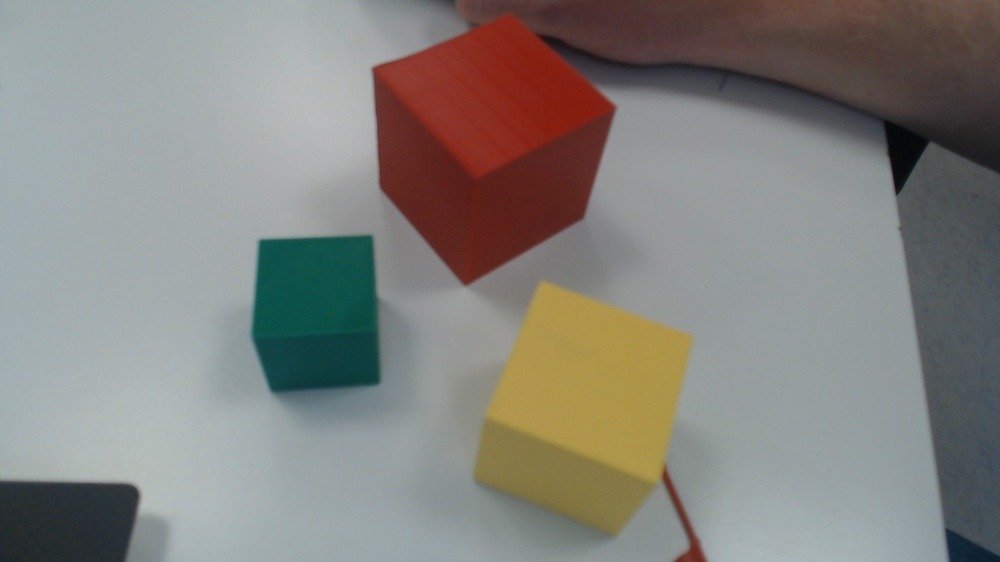
#> input picture TyperogFormater/Lek6/WIN_20230927_12_19_33_Pro.jpg, 1000 x 562 px, shrunk from 1920 x 1080 before the run, given in place of the camera
$ python 'Color detection.py'
#> lines starting #> are read from the running program, lines starting #| are printed output that depends on the picture; after the words box and inside, x2 and y2 are one past the last pixel; in counts of white or black regions, pixels touching at a corner belong together
import numpy
import numpy as np
import cv2

# Capturing video through webcam
webcam = cv2.VideoCapture(0, cv2.CAP_DSHOW)


while (1):
    # Reading the video from the
    # webcam in image frames
    _, imageFrame = webcam.read()
#> imageFrame is the input picture: shape (562, 1000, 3); mean B, G, R 126.2, 130.6, 132.4


    HSV_image = cv2.cvtColor(imageFrame, cv2.COLOR_BGR2HSV)
#> HSV_image: shape (562, 1000, 3); mean H, S, V 76.2, 48.6, 141
    # GUL isoleret
    lower_bound = numpy.array([20, 50, 50])
    upper_bound = numpy.array([35, 255, 255])

    mask = cv2.inRange(HSV_image, lower_bound, upper_bound)
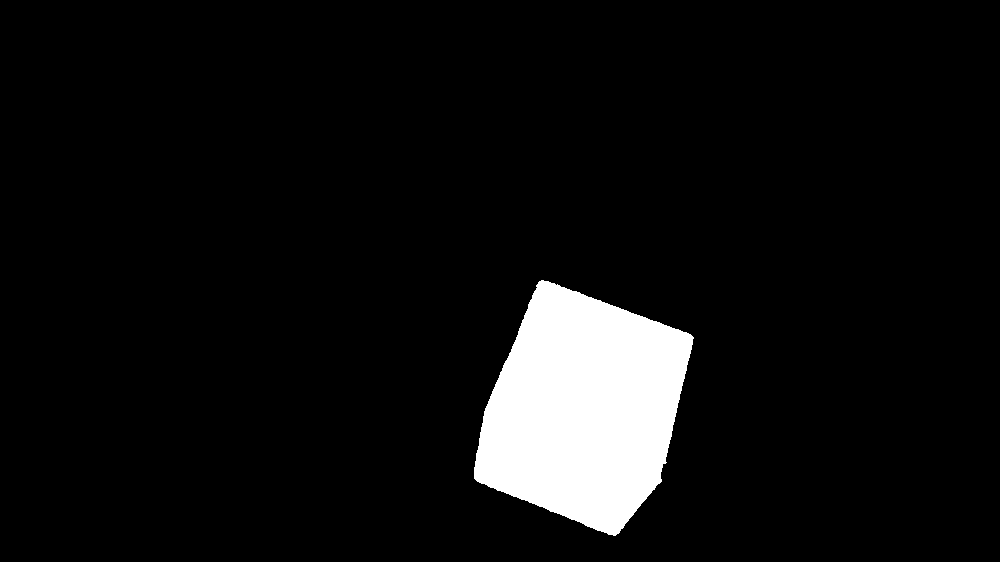
#> mask: shape (562, 1000); 6.7% white; 1 white region, box (x1, y1, x2, y2) and area: (474, 280, 694, 536) 37588
    res = cv2.bitwise_and(imageFrame, imageFrame, mask=mask)
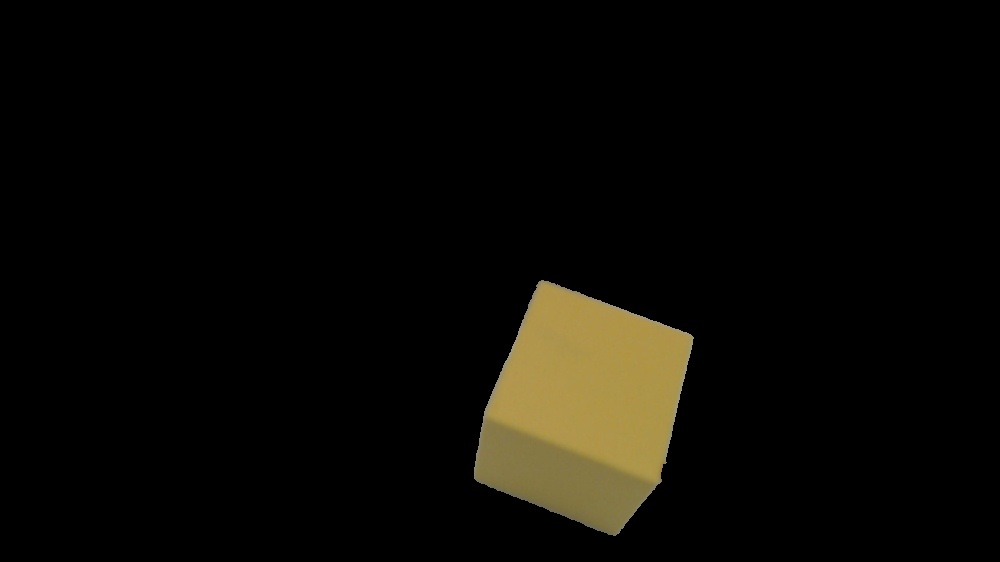
#> res: shape (562, 1000, 3); mean B, G, R 5, 9.4, 10.8
    # cv2.imshow("wooow",mask)
    #cv2.imshow("Gul", res)

    # Grøn isoleret
    lower_bound_green = numpy.array([80, 101, 0])
    upper_bound_green = numpy.array([98, 255, 255])

    mask_Green = cv2.inRange(HSV_image, lower_bound_green, upper_bound_green)
#> mask_Green: shape (562, 1000); 3.2% white; 13 white regions (11 under 20 px), largest, box (x1, y1, x2, y2) and area: (252, 236, 380, 392) 17893, (895, 153, 904, 164) 33
    res_Green = cv2.bitwise_and(imageFrame, imageFrame, mask=mask_Green)
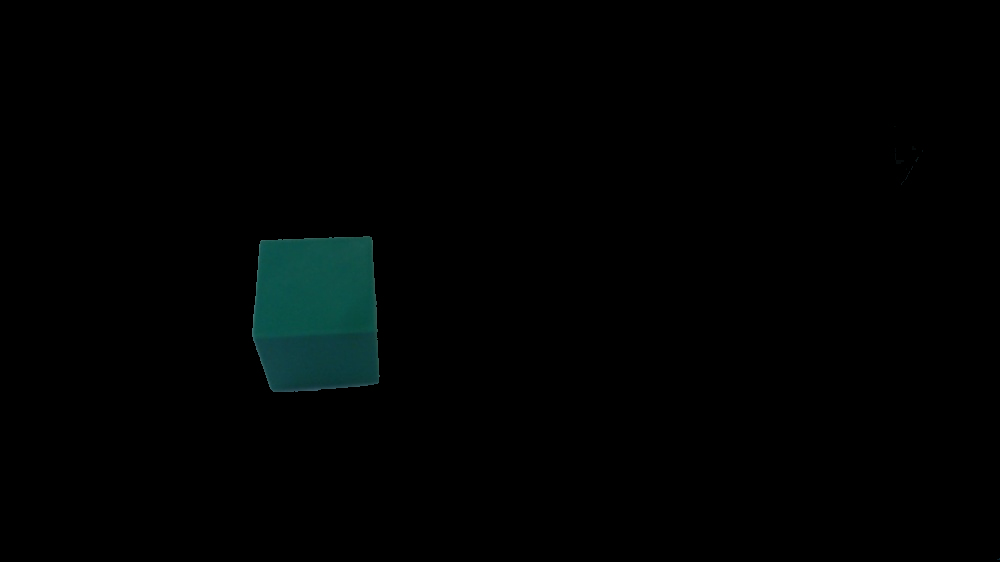
#> res_Green: shape (562, 1000, 3); mean B, G, R 2.2, 2.4, 0.5
    #cv2.imshow("Green", res_Green)

    # Rød isoleret
    lower_bound_red1 = numpy.array([0, 50, 50])
    upper_bound_red1 = numpy.array([7, 255, 255])
    lower_bound_red2 = numpy.array([160, 50, 50])
    upper_bound_red2 = numpy.array([180, 255, 255])

    mask_red1 = cv2.inRange(HSV_image, lower_bound_red1, upper_bound_red1)
#> mask_red1: shape (562, 1000); 11.3% white; 100 white regions (67 under 20 px), largest, box (x1, y1, x2, y2) and area: (372, 0, 872, 286) 57746, (840, 44, 916, 106) 1227, (762, 31, 838, 80) 1223
    mask_red2 = cv2.inRange(HSV_image, lower_bound_red2, upper_bound_red2)
#> mask_red2: shape (562, 1000); 0.48% white; 122 white regions (102 under 20 px), largest, box (x1, y1, x2, y2) and area: (542, 0, 592, 26) 565, (598, 40, 657, 65) 480, (658, 30, 702, 56) 358
    mask_red = cv2.add(mask_red1, mask_red2)
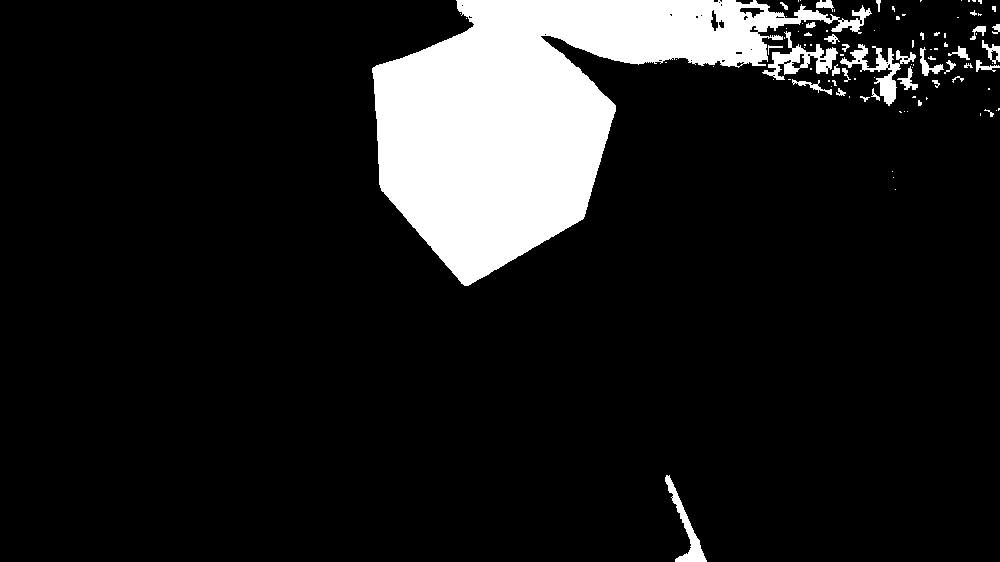
#> mask_red: shape (562, 1000); 11.7% white; 96 white regions (63 under 20 px), largest, box (x1, y1, x2, y2) and area: (372, 0, 872, 286) 60446, (840, 44, 916, 106) 1227, (762, 31, 838, 80) 1223
    res_red = cv2.bitwise_and(imageFrame, imageFrame, mask=mask_red)
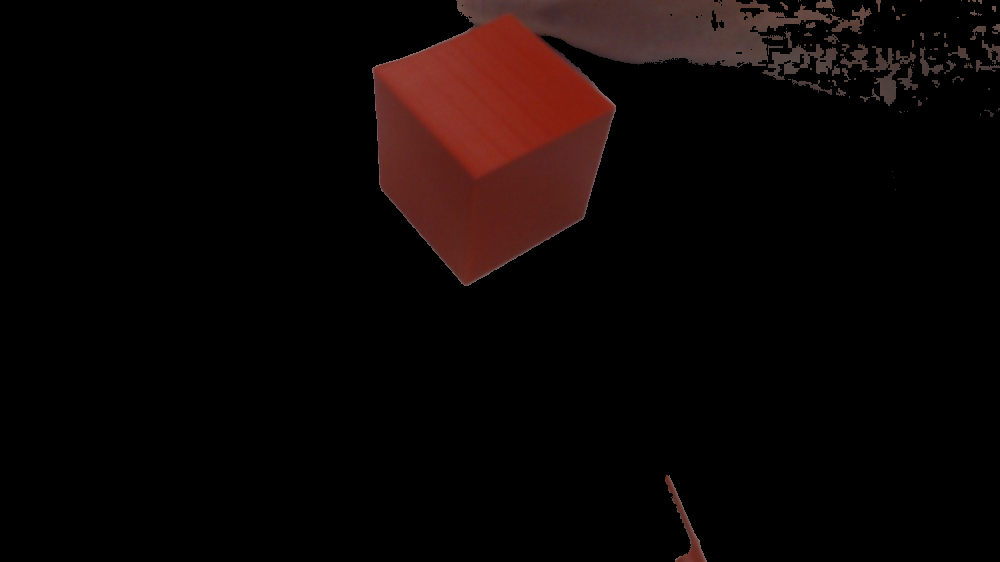
#> res_red: shape (562, 1000, 3); mean B, G, R 4.6, 5.5, 12.2
    #cv2.imshow("red", res_red)

    # Blå isoleret

    lower_bound_blue = numpy.array([95, 50, 50])
    upper_bound_blue = numpy.array([130, 255, 255])

    mask_blue = cv2.inRange(HSV_image, lower_bound_blue, upper_bound_blue)
#> mask_blue: shape (562, 1000); 1.7% white; 89 white regions (75 under 20 px), largest, box (x1, y1, x2, y2) and area: (0, 482, 134, 562) 4010, (945, 438, 1000, 562) 3219, (272, 384, 380, 407) 1080
    res_blue = cv2.bitwise_and(imageFrame, imageFrame, mask=mask_blue)
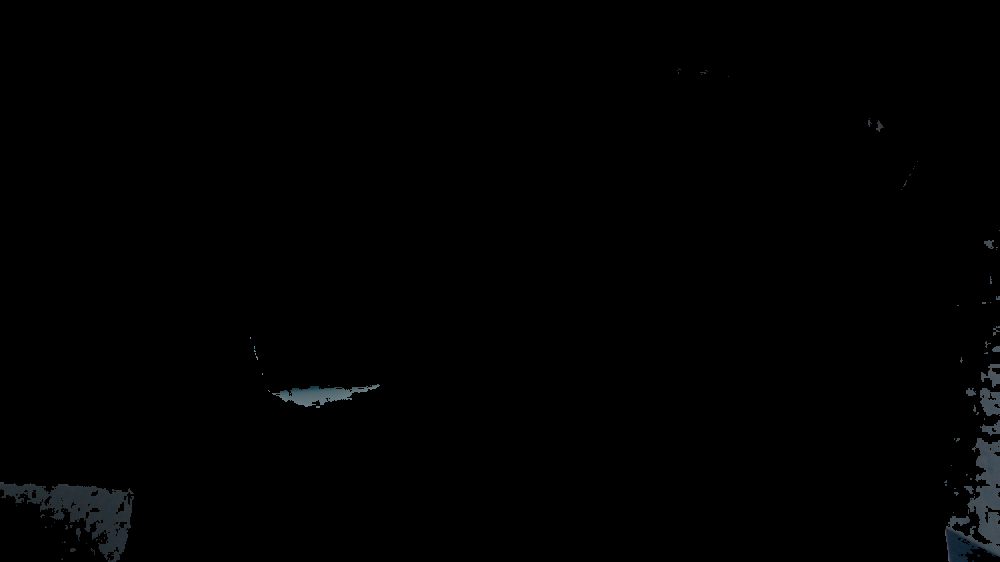
#> res_blue: shape (562, 1000, 3); mean B, G, R 1.3, 1.1, 0.9

    #cv2.imshow("blue", res_blue)

    combined = cv2.add(res, res_blue)
    combined1 = cv2.add(combined, res_red)
    combined_final = cv2.add(combined1, res_Green)
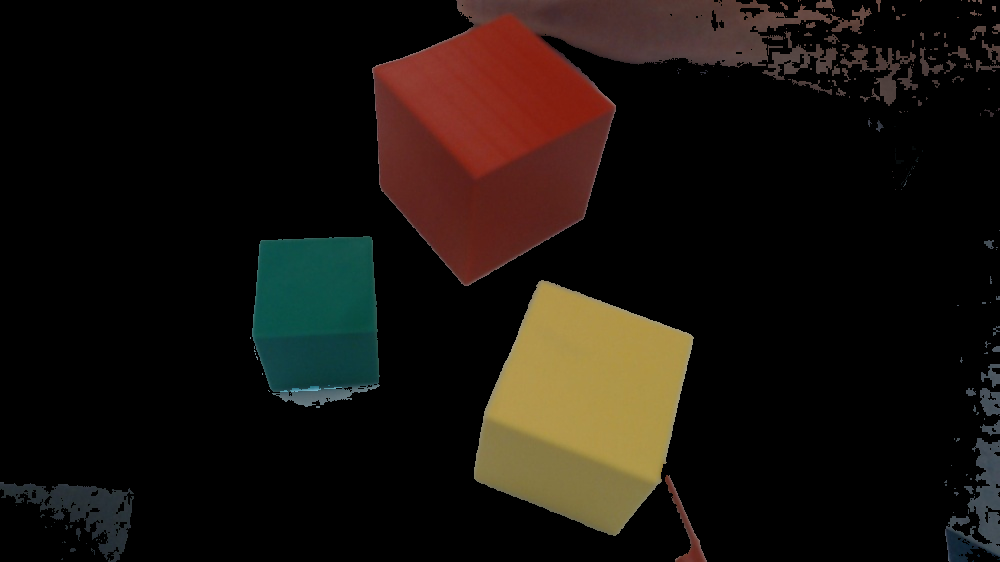
#> combined_final: shape (562, 1000, 3); mean B, G, R 13.1, 18.4, 24.5
    cv2.imshow("combined", combined_final)
    cv2.imshow("Original", imageFrame)


    if cv2.waitKey(10) & 0xFF == ord('q'):
#> (key q is pressed here)
        webcam.release()
        cv2.destroyAllWindows()
        break
